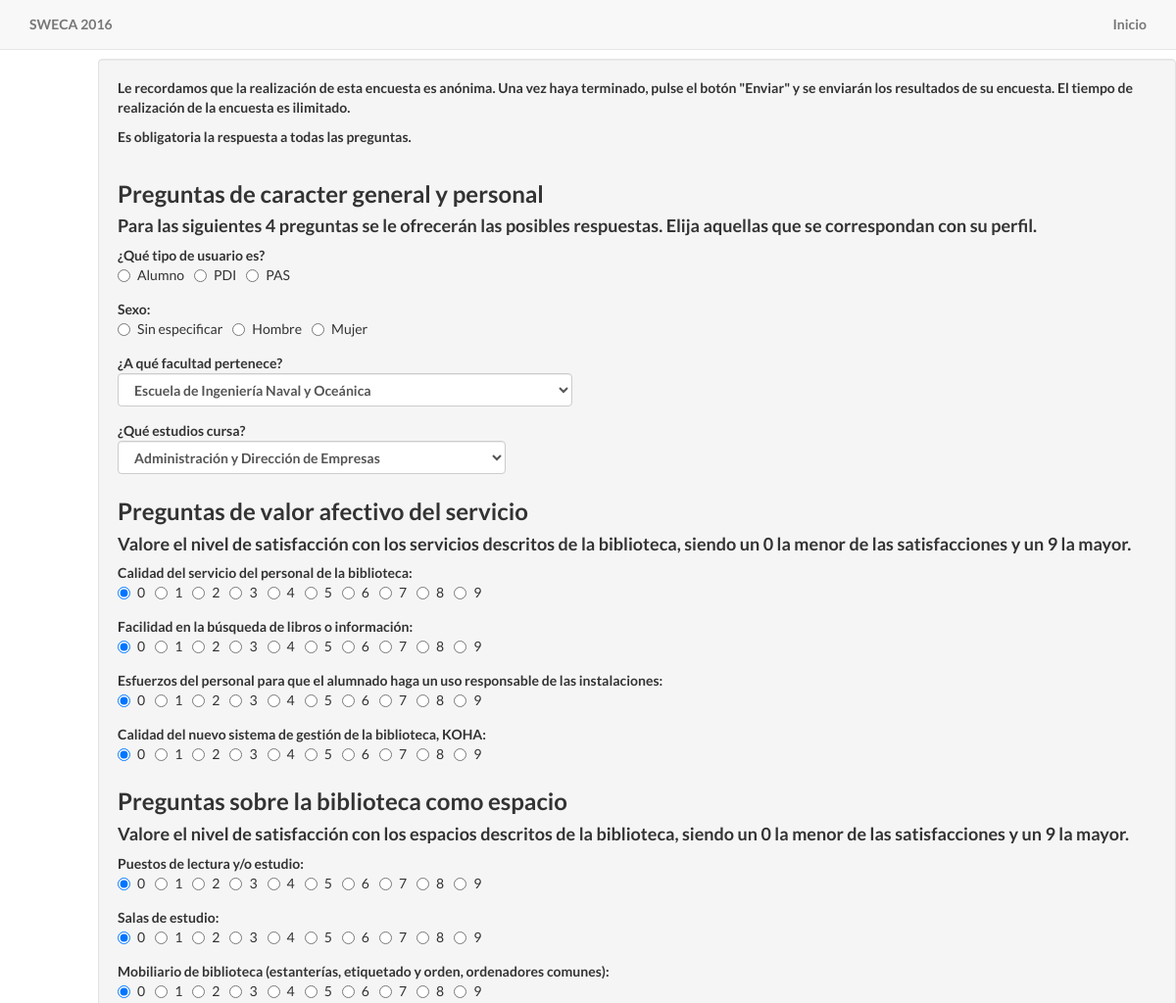
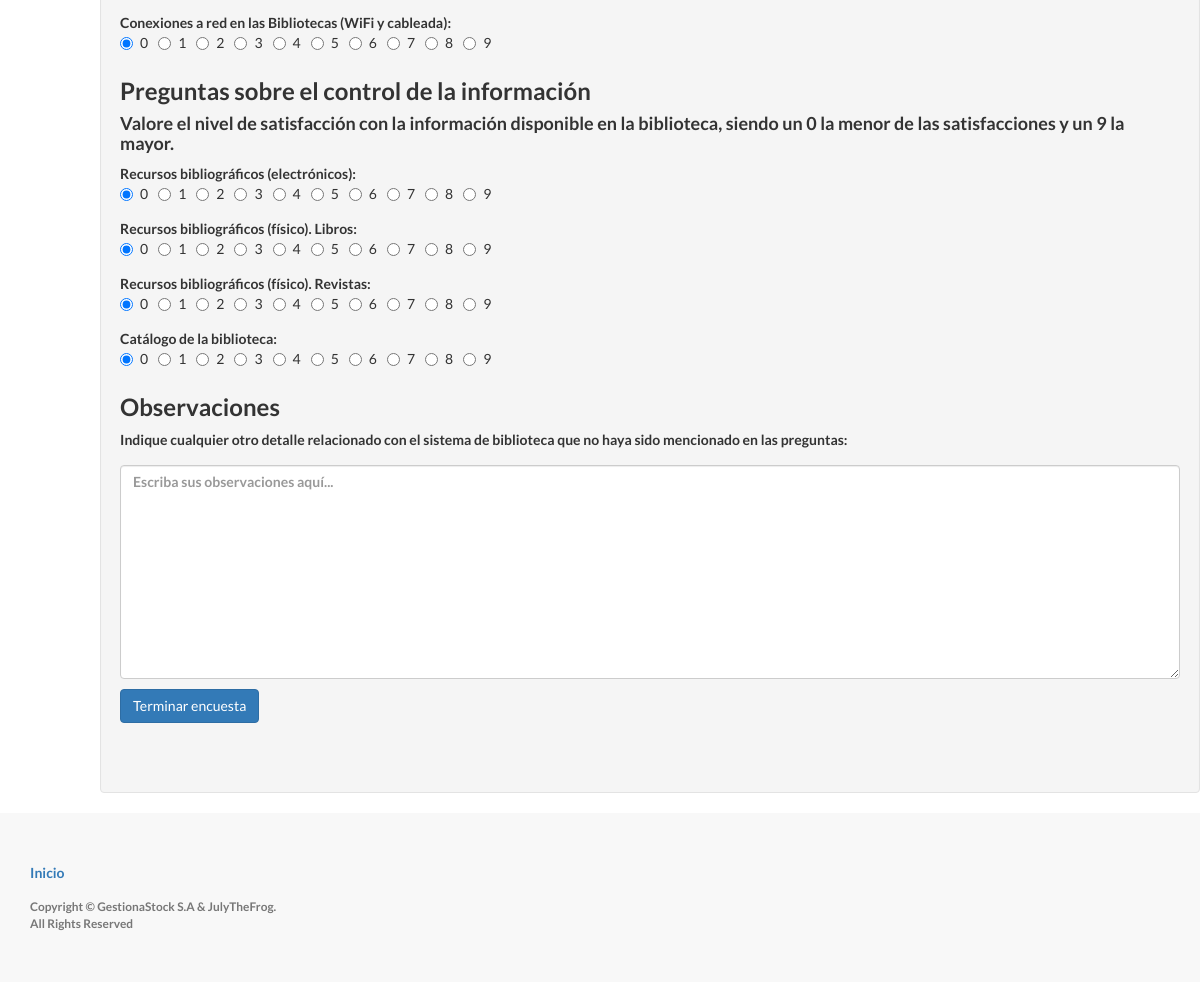
Page /Sweca/encuesta.php on the committed database (2 pictures, top to bottom).
### tables this page shows
CREATE TABLE `Dimensiones` (
  `id` int(11) NOT NULL,
  `id_Estudio` int(11) NOT NULL,
  `nombre` varchar(255) NOT NULL,
  `comentario` text NOT NULL
);

CREATE TABLE `Preguntas` (
  `id` int(11) NOT NULL,
  `id_Dimension` int(11) NOT NULL,
  `id_tipoPregunta` int(11) NOT NULL,
  `pregunta` text NOT NULL
);

CREATE TABLE `RespuestasPreg123` (
  `id` int(11) NOT NULL,
  `id_Pregunta` int(11) NOT NULL,
  `respuesta` varchar(255) NOT NULL
);

### Sweca/encuesta.php (the view, shortened to what this page needs)
<html lang="en">
<head>
    <link href="css/bootstrap.min.css" rel="stylesheet">
    <link href="css/Sweca.css" rel="stylesheet">
    <link href="font-awesome/css/font-awesome.min.css" rel="stylesheet" type="text/css">
</head>
<body>
    <nav class="navbar navbar-default navbar-fixed-top topnav" role="navigation">
        <div class="container topnav">
            <div class="navbar-header">
                <a class="navbar-brand topnav" href="#">SWECA 2016</a>
            </div>
            <div class="collapse navbar-collapse" id="bs-example-navbar-collapse-1">
                <ul class="nav navbar-nav navbar-right">
                    <li>
                        <a href="index.html">Inicio</a>
                    </li>
                </ul>
            </div>
        </div>
    </nav>
    <br><br><br>
		<div>
			<?php
				$error = false;
				$id_estudio = 1;
				$respuestas = $_POST['respuestas'];
				$estudio = $_POST['estudio'];
				$end_encuesta = $_POST['end_encuesta'];
				$hora_comienzo = $_POST['hora_comienzo'];
				$ip = $_POST['ip'];
				$mysql_host = 'localhost';
				$mysql_username = 'root';
				$mysql_password = '';
				$mysql_db = 'p1sweca';
				$conn = mysqli_connect($mysql_host, $mysql_username, $mysql_password, $mysql_db) or die('Error en la conexión con el server MySQL: ' . mysqli_error());
				mysqli_set_charset($conn, "utf8");
				if(isset($end_encuesta)){
					if(trim($estudio) == ""){
						$error = true;
						echo "Error en encuesta seleccionada.";
					}if(count($respuestas) == 0){
						$error = true;
						echo "Error en envío de encuesta: no se han dado respuestas.";
					}if(count($respuestas) != 0){
						$preg4idpreg3 = "select id_Preg3 from RespuestasPreg4 where respuesta='".$respuestas[3]."'";
						$residcentropreg4 = mysqli_query($conn, $preg4idpreg3) or die("Error en consulta preg4.");
						$idcentropreg4 = mysqli_fetch_array($residcentropreg4);
						$preg3idcentro = "select id from RespuestasPreg123 where respuesta='".$respuestas[2]."'";
						$residcentropreg3 = mysqli_query($conn, $preg3idcentro) or die("Error en consulta preg4.");
						$idcentropreg3 = mysqli_fetch_array($residcentropreg3);
						if($idcentropreg4['id_Preg3'] != $idcentropreg3['id']){
							$errores = "No existe ese Grado en el Centro elegido.";
							$error = true;
							$id_estudio = $estudio;
						}
					}if(trim($hora_comienzo) == ""){
						$error = true;
						echo "Error en envío de hora de comienzo.";
					}if(trim($ip) == ""){
						$error = true;
						echo "Error al obtener IP.";
					}
				}if(isset($end_encuesta) && $error == false){
					$hora_fin = date("d/m/y H:i:s");
					$insertER = "insert into EncuestasRellenas(id_Estudio, ip, hora_comienzo, hora_fin) values('$estudio', '$ip', '$hora_comienzo', '$hora_fin')";
					mysqli_query($conn, $insertER) or die ("Error en inserción a EncuestasRellenas.");
					$queryencuesta = "select max(id) as id from EncuestasRellenas";
					$resenc = mysqli_query($conn, $queryencuesta) or die("Error en consulta a EncuestasRellenas (max id");
					$id_EncuestasRellenas = mysqli_fetch_array($resenc);
					$consultadims = "select * from Dimensiones where id_Estudio = '$estudio'";
					$dims = mysqli_query($conn, $consultadims) or die ("Error en consulta de Dimensiones");
					$i = 0;
					while($i < count($respuestas)){
						while($resdims = mysqli_fetch_array($dims)){
							$consultapregs = "select * from Preguntas where id_Dimension = ".$resdims['id'];
							$pregs = mysqli_query($conn, $consultapregs) or die ("Error en consulta de Preguntas");
							while($respregs = mysqli_fetch_array($pregs)) {
								$insertrespuestas = "insert into Respuestas(id_Preguntas, id_EncuestasRellenas, respuesta) values('".$respregs['id']."', '".$id_EncuestasRellenas['id']."', '".$respuestas[$i]."')";
								mysqli_query($conn, $insertrespuestas) or die ("Error en inserción de respuesta.");
								$i++;
							}
						}
					}
					echo "<br><br><div class='well col-md-offset-1'><strong>Encuesta enviada correctamente.</strong><br>Gracias por realizar
                    esta encuesta.</div>";
				}else{
			?>
            <div class="well col-md-offset-1">
			<form class="form-group" action="encuesta.php" method="post" enctype="multipart/form-data">
				<?php
					echo "<p>Le recordamos que la realización de esta encuesta es anónima. Una vez haya terminado, pulse el botón \"Enviar\" y se enviarán los resultados de su encuesta. El tiempo de realización de la encuesta es ilimitado.</p>
			<p><strong>Es obligatoria la respuesta a todas las preguntas.</strong></p>";
					$consultadims = "select * from Dimensiones where id_Estudio = '$id_estudio'";
					$dims = mysqli_query($conn, $consultadims) or die ("Error en consulta de Dimensiones");
					$k=0;
					while($resdims = mysqli_fetch_array($dims)){
						echo "<h3>".$resdims['nombre']."</h2>";
						echo "<h4>".$resdims['comentario']."</h3>";
						$consultapregs = "select * from Preguntas where id_Dimension = ".$resdims['id'];
						$pregs = mysqli_query($conn, $consultapregs) or die ("Error en consulta de Preguntas");
						while($respregs = mysqli_fetch_array($pregs)){
							echo "<p><label>".$respregs['pregunta']."<br>";
							if($respregs['id_tipoPregunta'] == 1){
								$consultaP1dim1 = "select * from RespuestasPreg123 where id_Pregunta = ".$respregs['id'];
								$resps1 = mysqli_query($conn, $consultaP1dim1) or die ("Error en consulta de RespuestasPreg123 Pregunta 1");
								while($resr1 = mysqli_fetch_array($resps1)){
									if($resr1['respuesta']==$respuestas[$k]){
										echo "<label class='radio-inline'><input type='radio' name='respuestas[$k]' value='".$resr1['respuesta']."' checked>".$resr1['respuesta']." </label>";
									}else {
                                        echo "<label class='radio-inline'><input type='radio' name='respuestas[$k]' value='".$resr1['respuesta']."'>".$resr1['respuesta']." </label>";
                                    }
								}
							}elseif($respregs['id_tipoPregunta'] == 2){
								$consultaP2dim1 = "select * from RespuestasPreg123 where id_Pregunta = ".$respregs['id'];
								$resps2 = mysqli_query($conn, $consultaP2dim1) or die ("Error en consulta de RespuestasPreg123 Pregunta 2");
								while($resr2 = mysqli_fetch_array($resps2)){
									if($resr2['respuesta']==$respuestas[$k]){
										echo "<label class='radio-inline'><input type='radio' name='respuestas[$k]' value='".$resr2['respuesta']."' checked>".$resr2['respuesta']." </label>";
									}else
                                        echo "<label class='radio-inline'><input type='radio' name='respuestas[$k]' value='".$resr2['respuesta']."'>".$resr2['respuesta']." </label>";
								}
							}elseif($respregs['id_tipoPregunta'] == 3){
								echo "<select class='form-control' name='respuestas[$k]'>";
								$consultaP3dim1 = "select * from RespuestasPreg123 where id_Pregunta = ".$respregs['id'];
								$resps3 = mysqli_query($conn, $consultaP3dim1) or die ("Error en consulta de RespuestasPreg123 Pregunta 3");
								while($resr3 = mysqli_fetch_array($resps3)){
									if($resr3['respuesta']==$respuestas[$k]){
										echo "<option value='".$resr3['respuesta']."' selected>".$resr3['respuesta']."</option>";
									}else
                                        echo "<option value='".$resr3['respuesta']."'>".$resr3['respuesta']."</option>";
								}
								echo "</select>";
							}elseif($respregs['id_tipoPregunta'] == 4){
								echo "<select class='form-control' name='respuestas[$k]'>";
								$consultaP4dim1 = "select * from RespuestasPreg4 where id_Dimension='".$resdims['id']."'";
								$resps4 = mysqli_query($conn, $consultaP4dim1) or die ("Error en consulta de RespuestasPreg4");
								while($resr4 = mysqli_fetch_array($resps4)){
									if($resr4['respuesta']==$respuestas[$k]){
									echo "<option value='".$resr4['respuesta']."' selected>".$resr4['respuesta']."</option>";
								}else
                                        echo "<option value='".$resr4['respuesta']."'>".$resr4['respuesta']."</option>";
								}
								echo "</select>";
							}elseif($respregs['id_tipoPregunta'] == 5){
								for($i=0;$i<=9;$i++){
									if($i==$respuestas[$k]){
										echo "<label class='radio-inline'><input type='radio' name='respuestas[$k]' value='".$i."' checked>".$i." </label>";
									}else
                                        echo "<label class='radio-inline'><input type='radio' name='respuestas[$k]' value='".$i."'>".$i." </label>";
									}
							}elseif($respregs['id_tipoPregunta'] == 6){
								$texto = "Escriba sus observaciones aquí...";
								if(trim($respuestas[$k])!=""){
									echo "<p><textarea class='form-control' name='respuestas[$k]' cols='100' rows='10'>".$respuestas[$k]."</textarea></p>";
								}else
                                    echo "<p><textarea class='form-control' name='respuestas[$k]' cols='100' rows='10' placeholder='$texto'></textarea></p>";
							}
							echo "</label></p>";
							$k++;
						}
					}
				?>
				<p>
				<label><input class="btn btn-primary" type="submit" name="end_encuesta" value="Terminar encuesta"></label>
				</p><br>
			</form>
            </div>
			<?php
				}
			?>
		</div>
    <footer>
        <div class="container">
            <div class="row">
                <div class="col-lg-12">
                    <ul class="list-inline">
                        <li>
                            <a href="index.html">Inicio</a>
                        </li>
                    </ul>
                    <p class="copyright text-muted small">Copyright &copy; GestionaStock S.A &amp; JulyTheFrog. <br>All Rights Reserved</p>
                </div>
            </div>
        </div>
    </footer>
</body>
</html>

### Sweca/css/Sweca.css (style rules this page uses)
body, html { width: 100%; height: 100%; }
body, h1, h2, h3, h4, h5, h6 { font-family: "Lato","Helvetica Neue",Helvetica,Arial,sans-serif; font-weight: 700; }
.topnav { font-size: 14px; }
footer { padding: 50px 0; background-color: #f8f8f8; }
p.copyright { margin: 15px 0 0; }

### rows in the picture
dimensiones: nombre "Preguntas de caracter general y personal", comentario "Para las siguientes 4 preguntas se le ofrecerán las posibles respuestas. Elija aquellas que se correspondan con su perfil."
preguntas: pregunta "¿Qué tipo de usuario es?"
respuestaspreg123: respuesta "Alumno"
respuestaspreg123: respuesta "PDI"
respuestaspreg123: respuesta "PAS"
preguntas: pregunta "Sexo:"
respuestaspreg123: respuesta "Sin especificar"
respuestaspreg123: respuesta "Hombre"
respuestaspreg123: respuesta "Mujer"
preguntas: pregunta "¿A qué facultad pertenece?"
preguntas: pregunta "¿Qué estudios cursa?"
dimensiones: nombre "Preguntas de valor afectivo del servicio", comentario "Valore el nivel de satisfacción con los servicios descritos de la biblioteca, siendo un 0 la menor de las satisfacciones y un 9 la mayor."
preguntas: pregunta "Calidad del servicio del personal de la biblioteca:"
preguntas: pregunta "Facilidad en la búsqueda de libros o información:"
preguntas: pregunta "Esfuerzos del personal para que el alumnado haga un uso responsable de las instalaciones:"
preguntas: pregunta "Calidad del nuevo sistema de gestión de la biblioteca, KOHA:"
dimensiones: nombre "Preguntas sobre la biblioteca como espacio", comentario "Valore el nivel de satisfacción con los espacios descritos de la biblioteca, siendo un 0 la menor de las satisfacciones y un 9 la mayor."
preguntas: pregunta "Puestos de lectura y/o estudio:"
preguntas: pregunta "Salas de estudio:"
preguntas: pregunta "Mobiliario de biblioteca (estanterías, etiquetado y orden, ordenadores comunes):"
preguntas: pregunta "Conexiones a red en las Bibliotecas (WiFi y cableada):"
dimensiones: nombre "Preguntas sobre el control de la información", comentario "Valore el nivel de satisfacción con la información disponible en la biblioteca, siendo un 0 la menor de las satisfacciones y un 9 la mayor."
preguntas: pregunta "Recursos bibliográficos (electrónicos):"
preguntas: pregunta "Recursos bibliográficos (físico). Libros:"
preguntas: pregunta "Recursos bibliográficos (físico). Revistas:"
preguntas: pregunta "Catálogo de la biblioteca:"
dimensiones: nombre "Observaciones"
preguntas: pregunta "Indique cualquier otro detalle relacionado con el sistema de biblioteca que no haya sido mencionado en las preguntas:", id_tipoPregunta "Escriba sus observaciones aquí..."

### other values in the picture
form field value "Escuela de Ingeniería Naval y Oceánica"
form field value "Administración y Dirección de Empresas"
